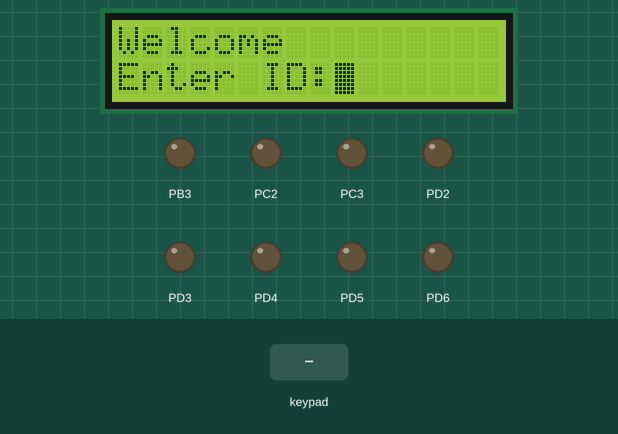
Recording of a program running on a simulated ATmega32, built with avr-gcc and emulated at 8 MHz. On the bench: 16×2 character LCD, output pins drawn as LEDs (lit = HIGH). Wiring (inferred from the names in the program): 24Cxx EEPROM at I2C address 0x50; character LCD (HD44780): RS PA3; R/W PA2; E PA1; data PC4, PC5, PC6, PC7; 4×4 keypad with keys 1 2 3 + 4 5 6 0 7 8 9 A B C D E: rows PB0, PB1, PB2, PD7; columns PB4, PB5, PB6, PB7. The inputs (shaded band) are chosen by the test bench. EEPROM starts erased; pins used as bus, display or sensor lines are not drawn.

Above: at 1.2 s.
1.3 s: key '+' pressed
At 2.7 s:
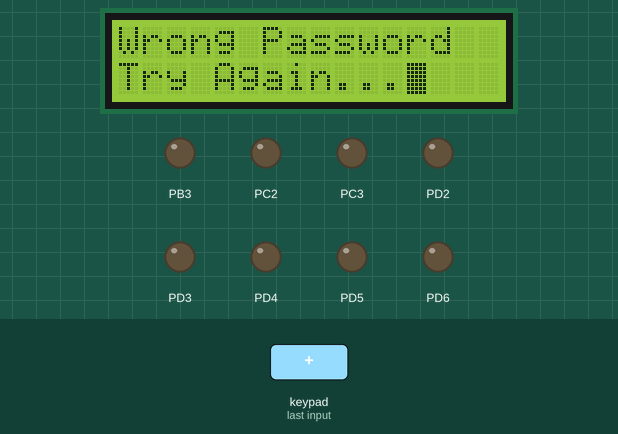
4.3 s: keypad keys 1 2 3 4 pressed 0.4 s apart
At 6.2 s:
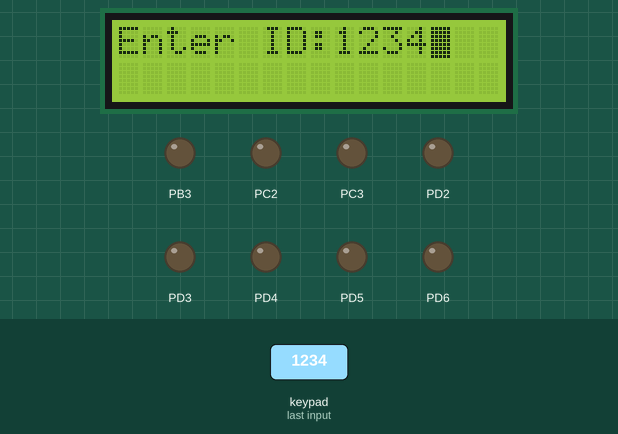
7.4 s: key '1' pressed
At 8.7 s:
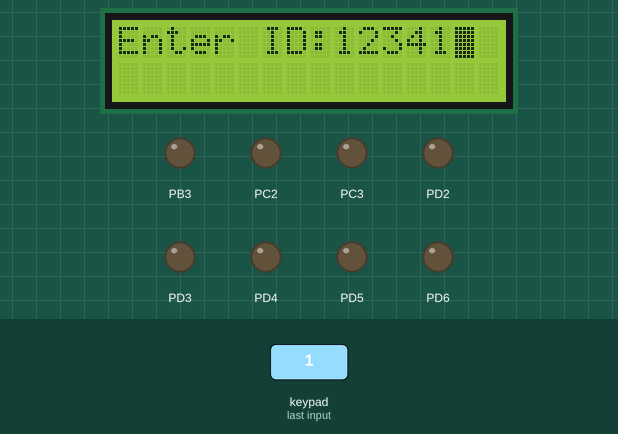
9.0 s: keypad keys 1 2 3 4 A pressed 0.4 s apart
At 10.3 s:
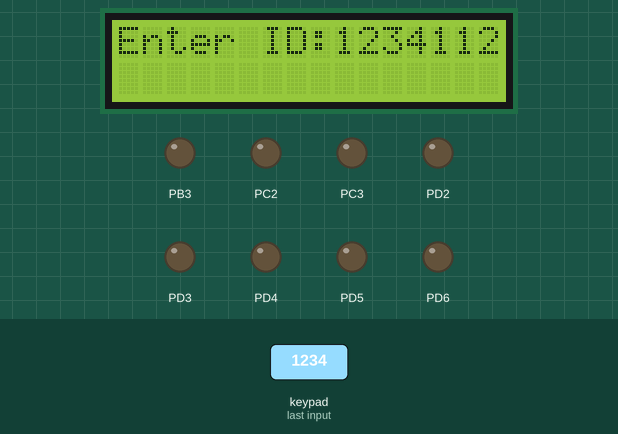
Timing chart, 0 to 12.0 s (numbered marks = the images above; inputs shaded):
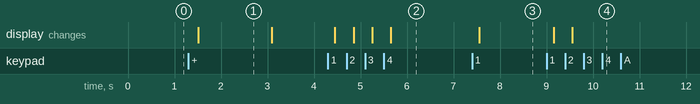

The program:

main.c
```c
/*
 * main.c
 *
 *  Created on: Aug 2, 2023
 *      Author: DELL
 */
#include <string.h>
#include "STD_TYPES.h"
#include "BIT_MATH.h"
#include <util/delay.h>

#include "DIO_interface.h"
#include "USART_private.h"
#include "ADC_interface.h"
#include "I2C_interface.h"
#include "KPD_interface.h"
#include "LCD_interface.h"
#include "TIMER_interface.h"
#include "USART_interface.h"
#include "EEPROM_interface.h"

#define  SREG      *((volatile u8*)0x5F)

static void WelcomeScreen(void);
static void System_voidInit(void);
static void USART_voidVoiceReceived(void);
static void EEPROM_voidReadUserIds(u8 StartAddress);
static void ControlHome(void);
static void ControlLight(void);
static void CheckPassword(void);
static void GetPassword(void);

static u8 USART_u8ReadByte;
static u8 ReceivedVoice[25];
static u8 ControlLightFlag = 0;
static u8 UserIDs[NUMBER_OF_USERS][5];
static u8 EnteredID[15] ;


void main(void)
{
	u8 StartAddress = FIRST_USER_START_ADD;
	/* Enable GIE */
	SET_BIT(SREG,7);
	System_voidInit();
	EEPROM_voidReadUserIds(StartAddress);
	WelcomeScreen();
	GetPassword();
	CheckPassword();

	while(1)
	{

		if (ControlLightFlag == 1)
		{
			ControlLight();
		}
	}
}

void System_voidInit(void)
{
	DIO_u8INIT();
	LCD_voidInit();
	ADC_voidInit();
	I2C_voidInitMaster(0);
	TIMER0_voidInit();
	TIMER1_voidInit();
	TIMER1_voidSetICRTopValue(20000);
	USART_voidInit();
}

void WelcomeScreen(void)
{
	LCD_u8GoToXY(0,0);
	LCD_voidPrintString("Welcome");
	LCD_u8GoToXY(1,0);
	LCD_voidPrintString("Enter ID:");
}

void USART_voidVoiceReceived(void)
{
	static u8 counter = 0;
	if (USART_u8ReadByte == '\n')
	{
		ReceivedVoice[counter] = '\0';
		counter = 0;
		ControlHome();
	}
	else
	{
		ReceivedVoice[counter] = USART_u8ReadByte;
		counter++;
	}
}

void ControlHome(void)
{
	if (!(strcmp(ReceivedVoice,"turn on light")))
	{
		TIMER0_voidDisconnectOC0Pin();
		DIO_u8SetPinValue(DIO_u8_PORTB,DIO_u8_PIN3,DIO_u8_HIGH);
		ControlLightFlag = 0;
	}
	else if (!(strcmp(ReceivedVoice,"turn off light")))
	{
		TIMER0_voidDisconnectOC0Pin();
		DIO_u8SetPinValue(DIO_u8_PORTB,DIO_u8_PIN3,DIO_u8_LOW);
		ControlLightFlag = 0;
	}
	else if (!(strcmp(ReceivedVoice,"control light")))
	{
		ControlLightFlag = 1;
		TIMER0_voidSetFastPwmNonInverting();
	}
	else if(!(strcmp(ReceivedVoice,"open the door")))
	{
		TIMER1_voidSetChannelACompMatchValue(750);
	}
	else if(!(strcmp(ReceivedVoice,"close the door")))
	{
		TIMER1_voidSetChannelACompMatchValue(2500);
	}
}

void ControlLight(void)
{
	u16 Local_u16DigitalValue = 0;
	u16 Comp_u16MatchValue = 0;
	ADC_u8GetDigitalValueSync(7,&Local_u16DigitalValue);
	Comp_u16MatchValue = ((255*(1024-Local_u16DigitalValue))/1024)-255;
	TIMER0_voidSetCompMatchValue(Comp_u16MatchValue);
}

void GetPassword(void)
{
	u8 i = 0;
	u8 PressedKey = 'd';
	memset(EnteredID, '\0', sizeof(EnteredID)/sizeof(EnteredID[0]));
	while(1)
	{
		KPD_u8GetKey(&PressedKey);
		if(PressedKey != KPD_u8_KEY_NOT_PRESSED)
		{
			if (PressedKey != '+')
			{
				EnteredID[i] = PressedKey;
				LCD_voidWriteChar(PressedKey+'0');
				i++;

			}
			else
			{
				CheckPassword();
				break;
			}
		}
	}
}

void CheckPassword(void)
{
	static u8 TryNumber = 0;
	u8 SuccessRegister = 0;
	for (u8 i=0;i<3;i++)
	{
		if(strcmp(EnteredID,UserIDs[i]))
		{

		}
		else
		{
			LCD_voidWriteCmnd(0b00000001);
			LCD_u8GoToXY(0,0);
			LCD_voidPrintString("Sucess register");
			_delay_ms(2000);
			LCD_voidWriteCmnd(0b00000001);
			LCD_u8GoToXY(0,0);
			LCD_voidPrintString("Wait for");
			LCD_u8GoToXY(1,0);
			LCD_voidPrintString("voice commands...");
			USART_u8ReceiveAsynch(USART_voidVoiceReceived,&USART_u8ReadByte);
			SuccessRegister = 1;
			break;
		}
	}
	if (SuccessRegister == 0 && TryNumber<3)
	{
		TryNumber++;
		LCD_voidWriteCmnd(0b00000001);
		LCD_u8GoToXY(0,0);
		LCD_voidPrintString("Wrong Password");
		LCD_u8GoToXY(1,0);
		LCD_voidPrintString("Try Again...");
		_delay_ms(1500);
		LCD_voidWriteCmnd(0b00000001);
		LCD_u8GoToXY(0,0);
		LCD_voidPrintString("Enter ID:");
		GetPassword();

	}
	else if (SuccessRegister == 0 && TryNumber>=3)
	{
		TryNumber = 0;
		LCD_voidWriteCmnd(0b00000001);
		LCD_u8GoToXY(0,0);
		LCD_voidPrintString("Try again");
		LCD_u8GoToXY(1,0);
		LCD_voidPrintString("after 5 seconds...");
		_delay_ms(5000);
		LCD_voidWriteCmnd(0b00000001);
		LCD_u8GoToXY(0,0);
		LCD_voidPrintString("Enter ID:");
		GetPassword();


	}
}

void EEPROM_voidReadUserIds(u8 StartAddress)
{

	for(u8 x = 0;x<3;x++)
	{
		for(u8 y=0;y<4;y++)
		{
			EEPROM_ReadByte(&UserIDs[x][y],StartAddress++);
		}
	}
}
```

ADC_interface.h
```c
                                                  /* Radwa Mahmoud */

#ifndef ADC_INTERFACE_H_
#define ADC_INTERFACE_H_

typedef struct
{
	u8*  Channel;
	u16* Result;
	u8   Chain_Size;
	void (*NotificationFunc)(void);

}Chain_t;

void ADC_voidInit(void);
u8 ADC_u8GetDigitalValueSync(u8 Copy_u8ChannelNum,u16 *Copy_pu16ReturnedDigitalValue);

u8 ADC_u8StartConversionAsync(u8 Copy_u8ChannelNum,u16 *Copy_pu16Reading,void (*Copy_pvNotificationFunction)(void));

u8 ADC_u8StartChainAsync(Chain_t * Copy_Chain);

#endif /* ADC_INTERFACE_H_ */
```

ADC_program.c
```c
                                                /* Radwa Mahmoud */
#include"STD_TYPES.h"
#include"BIT_MATH.h"

#include"ADC_interface.h"
#include"ADC_config.h"
#include"ADC_private.h"

static u16 *ADC_pu16Reading = NULL;
static void (*ADC_pvCallBackNotificationFunction)(void) = NULL;
u8 ADC_u8BusyState = IDLE;

static u8*  ADC_pu8ChainChannelArr = NULL;   // Global variable to carry chain array
static u8   ADC_u8ChainSize;
static u16* ADC_pu16ChainResultArr = NULL;
static u8   ADC_u8ChainConversionIndex = 0;

static u8 ADC_u8ISRSource;

void ADC_voidInit(void)
{
	/* select Vref = Avcc */
	CLR_BIT(ADC_u8_ADMUX_REG,ADMUX_REFS1);
	SET_BIT(ADC_u8_ADMUX_REG,ADMUX_REFS0);
	/* Left adjustment */
	CLR_BIT(ADC_u8_ADMUX_REG,ADMUX_ADLAR);
	/* Single conversion */
	CLR_BIT(ADC_u8_ADCSRA_REG,5);
	/* set prescalar to CLK/64 */
	SET_BIT(ADC_u8_ADCSRA_REG,ADCSRA_ADPS2);
	SET_BIT(ADC_u8_ADCSRA_REG,ADCSRA_ADPS1);
	CLR_BIT(ADC_u8_ADCSRA_REG,ADCSRA_ADPS0);
	/* ADC Enable */
	SET_BIT(ADC_u8_ADCSRA_REG,ADCSRA_ADEN);

}


u8 ADC_u8GetDigitalValueSync(u8 Copy_u8ChannelNum,u16 *Copy_pu16ReturnedDigitalValue)
{
	u8 local_u8ErrorState=STD_TYPES_OK;

u32 local_u32TimerOutCounter=0;

if(ADC_u8BusyState==IDLE)
{
   if((Copy_u8ChannelNum<=31)&&(Copy_pu16ReturnedDigitalValue!= NULL))
  {   ADC_u8BusyState = BUSY;
	/* Clear channel region */
	ADC_u8_ADMUX_REG &= 0b11100000;
	/* Select channel */
	ADC_u8_ADMUX_REG |= Copy_u8ChannelNum;
	/* start conversion */
    SET_BIT(ADC_u8_ADCSRA_REG,ADCSRA_ADSC);
    /* wait for the flag ( POLLING ) */
    while(!GET_BIT(ADC_u8_ADCSRA_REG,ADCSRA_ADIF)&&(local_u32TimerOutCounter!=ADC_u32TimeOut))
    {
    	local_u32TimerOutCounter++;
    }
    if (local_u32TimerOutCounter==ADC_u32TimeOut)
    {
    	/* loop is broken due to reaching time out */
    	local_u8ErrorState = STD_TYPES_NOK;
    }
    else
    {

    	/* Loop is broken because flag is raised */
    	/*Clear flag  */
    	SET_BIT(ADC_u8_ADCSRA_REG,ADCSRA_ADIF);
    	/* read the digital value */
    	*Copy_pu16ReturnedDigitalValue = ADC_u16_ADC_REG;
    	ADC_u8BusyState = IDLE;
    }
  }

    else
    {
    	local_u8ErrorState=STD_TYPES_NOK;
    }
}

else

{
	local_u8ErrorState=STD_TYPES_NOK;
}

return local_u8ErrorState;
}

u8 ADC_u8StartConversionAsync(u8 Copy_u8ChannelNum,u16 *Copy_pu16Reading,void (*Copy_pvNotificationFunction)(void))
{ u8 Local_u8ErrorState =STD_TYPES_OK;
if(ADC_u8BusyState==IDLE)
{

	if((Copy_pu16Reading==NULL)||(Copy_pvNotificationFunction==NULL))
	{
		Local_u8ErrorState=STD_TYPES_NOK;
	}
	else
	{
    	ADC_u8BusyState = BUSY;
    	/* Make ISR source single channel asynch */
    	ADC_u8ISRSource = SINGLE_CHANNEL_ASYNCH;
		/* Initialize the reading variable globally */
		ADC_pu16Reading = Copy_pu16Reading;
		/* Initialize the callback notification function globally */
	    ADC_pvCallBackNotificationFunction = Copy_pvNotificationFunction;
		/* Clear channel region */
		ADC_u8_ADMUX_REG &= 0b11100000;
		/* Select channel */
		ADC_u8_ADMUX_REG |= Copy_u8ChannelNum;
		/* start conversion */
	    SET_BIT(ADC_u8_ADCSRA_REG,ADCSRA_ADSC);
	    /* Enable ADC interrupt */
	    SET_BIT(ADC_u8_ADCSRA_REG,ADCSRA_ADIE);
	}

}
else
{
   Local_u8ErrorState = STD_TYPES_NOK;
}

	return Local_u8ErrorState;
}

u8 ADC_u8StartChainAsync(Chain_t* Copy_Chain)
{
	u8 Local_u8ErrorState = STD_TYPES_OK;
	/* Check null pointer */
	if(Copy_Chain == NULL)
	{
		Local_u8ErrorState = STD_TYPES_NOK;
	}
	else
		{
			if(ADC_u8BusyState == IDLE)
			{
				/* Make ADC busy*/
				ADC_u8BusyState = BUSY;
		    	/* Make ISR source channel asynch */
		    	ADC_u8ISRSource = CHAIN_ASYNCH;
				/* Initialize chain channel array */
				ADC_pu8ChainChannelArr = Copy_Chain->Channel;
				/* Init Result array */
				ADC_pu16ChainResultArr = Copy_Chain->Result;
				/* Init chain size */
				ADC_u8ChainSize = Copy_Chain->Chain_Size;
				/* Init Notification func */
				ADC_pvCallBackNotificationFunction = Copy_Chain->NotificationFunc;
				/* Init Chain index to zero */
				ADC_u8ChainConversionIndex = 0;

				/* Set required channel */
				ADC_u8_ADMUX_REG &= 0b11100000;
				ADC_u8_ADMUX_REG |= ADC_pu8ChainChannelArr[ADC_u8ChainConversionIndex];
				/* Start conversion */
				SET_BIT(ADC_u8_ADCSRA_REG,ADCSRA_ADSC);
				/* Enable interrupt */
				SET_BIT(ADC_u8_ADCSRA_REG,ADCSRA_ADIE);
			}
			else
			{
				Local_u8ErrorState = STD_TYPES_NOK;
			}
		}
	return Local_u8ErrorState;
}

void __vector_16 (void) __attribute((signal));
void __vector_16 (void)
{
	if (ADC_u8ISRSource == SINGLE_CHANNEL_ASYNCH)
	{
	/* read ADC result */
	*ADC_pu16Reading = ADC_u16_ADC_REG;
	/* Make ADC state be IDLE */
	ADC_u8BusyState = IDLE;
	/* Invoke callback notification function */
	ADC_pvCallBackNotificationFunction();
	/* Disable ADC conversion complete interrupt */
	CLR_BIT(ADC_u8_ADCSRA_REG,ADCSRA_ADIE);
	}
	else if (ADC_u8ISRSource == CHAIN_ASYNCH)   // ISR Source is chain source
	{
		/* read current conversion */
		ADC_pu16ChainResultArr[ADC_u8ChainConversionIndex] = ADC_u16_ADC_REG;
		/* Increment Index */
		ADC_u8ChainConversionIndex++;
		/* Check chain is finished or not */
		if (ADC_u8ChainConversionIndex == ADC_u8ChainSize)
		{
			/* Chain is finished */
			/* Make ADC state be IDLE */
			ADC_u8BusyState = IDLE;
			/* Invoke callback notification func */
			ADC_pvCallBackNotificationFunction();
			/* Disable Interrupt */
			CLR_BIT(ADC_u8_ADCSRA_REG,ADCSRA_ADIE);

		}
		else
		{
			/* Chain is not finished */
			/* Set new required channel */
			/* Set required channel */
			ADC_u8_ADMUX_REG &= 0b11100000;
			ADC_u8_ADMUX_REG |= ADC_pu8ChainChannelArr[ADC_u8ChainConversionIndex];
			/* Start conversion */
			SET_BIT(ADC_u8_ADCSRA_REG,ADCSRA_ADSC);
		}
	}
}
```

EEPROM_interface.h
```c
/*
 * EEPROM_interface.h
 *
 *  Created on: Nov 19, 2021
 *      Author: Waheed
 */

#ifndef EEPROM_INTERFACE_H_
#define EEPROM_INTERFACE_H_

u8 EEPROM_WriteByte(u16 copy_u8EEPROMHWAdd, u8 copy_u8Data);
u8 EEPROM_ReadByte(u8* copy_u8ReadData, u16 copy_u8EEPROMHWAdd);

#define FIRST_USER_START_ADD        10
#define SECOND_USER_START_ADD       14
#define THIRD_USER_START_ADD        18

#define NUMBER_OF_USERS             3


#endif /* EEPROM_INTERFACE_H_ */
```

EEPROM_privare.h
```c
/*
 * EEPROM_privare.h
 *
 *  Created on: Nov 19, 2021
 *      Author: Waheed
 */

#ifndef EEPROM_PRIVARE_H_
#define EEPROM_PRIVARE_H_


#endif /* EEPROM_PRIVARE_H_ */
```

EEPROM_program.c
```c
#include"STD_TYPES.h"
#include"BIT_MATH.h"

#include"I2C_interface.h"

#include"EEPROM_interface.h"
#include"EEPROM_privare.h"
#include"EEPORM_config.h"


u8 EEPROM_WriteByte(u16 copy_u8EEPROMHWAdd, u8 copy_u8Data)
{
	I2C_SendStartCondition();
	I2C_SendSlaveAddressWithWrire(0b01010<<3|A2_PIN|copy_u8EEPROMHWAdd>>8);
	I2C_MasterWriteDataByte((u8)copy_u8EEPROMHWAdd);
	I2C_MasterWriteDataByte(copy_u8Data);
	I2C_SendStopCondition();
}

u8 EEPROM_ReadByte(u8* copy_u8ReadData, u16 copy_u8EEPROMHWAdd)
{
	I2C_SendStartCondition();
	I2C_SendSlaveAddressWithWrire(0b01010<<3|A2_PIN|copy_u8EEPROMHWAdd>>8);
	I2C_MasterWriteDataByte((u8)copy_u8EEPROMHWAdd);
    I2C_SendRepeatedStart();
    I2C_SendSlaveAddressWithRead(0b01010<<3|A2_PIN|copy_u8EEPROMHWAdd>>8);
    I2C_MasterReadDataByte(copy_u8ReadData);
    I2C_SendStopCondition();

}
```

I2C_interface.h
```c
/*
 * I2C_interface.h
 *
 *  Created on: Jul 24, 2023
 *      Author: DELL
 */

#ifndef I2C_INTERFACE_H_
#define I2C_INTERFACE_H_


typedef   enum
{
	NoError,
	StartConditionError,
	RepeatedStartError,
	SlaveAddressWithWriteErr,
	SlaveAddressWithReadErr,
	MasterWriteDataByteErr,
	MasterReadDataByteErr,

}I2C_ErrSatus;

void I2C_voidInitMaster(u8 Copy_u8SalveAddress); // pass zero in the slave address argument if master will not be addressed
void I2C_voidInitSlave(u8 Copy_u8SlaveAddress);

I2C_ErrSatus I2C_SendStartCondition(void);
I2C_ErrSatus I2C_SendRepeatedStart(void);
I2C_ErrSatus I2C_SendSlaveAddressWithWrire(u8 Copy_u8SlaveAddress);
I2C_ErrSatus I2C_SendSlaveAddressWithRead(u8 Copy_u8SlaveAddress);
I2C_ErrSatus I2C_MasterWriteDataByte(u8 Copy_u8DataByte);
I2C_ErrSatus I2C_MasterReadDataByte(u8 *Copy_pu8DataByte);
void I2C_SendStopCondition(void);


#endif /* I2C_INTERFACE_H_ */
```

I2C_program.c
```c
/*
 * I2C_program.c
 *
 *  Created on: Jul 24, 2023
 *      Author: DELL
 */


#include "STD_TYPES.h"
#include "BIT_MATH.h"

#include "DIO_interface.h"

#include "I2C_config.h"
#include "I2C_interface.h"
#include "I2C_private.h"


void I2C_voidInitMaster(u8 Copy_u8SalveAddress)
{
	/* Set clock freq to 400kbps */

	/* Set TWBR to 2 */
	TWBR = 2;
	/* Clear TWPS */
	CLR_BIT(TWSR,TWSR_TWPS1);
	CLR_BIT(TWSR,TWSR_TWPS0);
	/* Set address */
	if (Copy_u8SalveAddress != 0)
	{
		TWAR = Copy_u8SalveAddress<<1;
	}
	//SET_BIT(TWCR,TWCR_TWEA);
	/* Enable TWI */
	SET_BIT(TWCR,TWCR_TWEN);

}

void I2C_voidInitSlave(u8 Copy_u8SlaveAddress)
{
	/* Init slave address */
	TWAR = Copy_u8SlaveAddress<<1;
	/* Enable TWI */
	SET_BIT(TWCR,TWCR_TWEN);
}

I2C_ErrSatus I2C_SendStartCondition(void)
{
	I2C_ErrSatus Local_ErrStatus = NoError;
	/* Send start condition */
	SET_BIT(TWCR,TWCR_TWSTA);
	/* Clear the interrupt flag */
	SET_BIT(TWCR,TWCR_TWINT);
	/* Wait until INT flag is raised again */
	while(GET_BIT(TWCR,TWCR_TWINT) == 0);

	if ((TWSR & 0xFB) != START_ACK)
	{
		Local_ErrStatus = StartConditionError;
	}

	return Local_ErrStatus;

}

I2C_ErrSatus I2C_SendRepeatedStart(void)
{
	I2C_ErrSatus Local_ErrStatus = NoError;
	/* Send start condition */
	SET_BIT(TWCR,TWCR_TWSTA);
	/* Clear the interrupt flag */
	SET_BIT(TWCR,TWCR_TWINT);
	/* Wait until INT flag is raised again */
	while(GET_BIT(TWCR,TWCR_TWINT) == 0);
	if ((TWSR & 0xFB) != REPEATED_START_ACK)
	{
		Local_ErrStatus = RepeatedStartError;
	}

	return Local_ErrStatus;

}

I2C_ErrSatus I2C_SendSlaveAddressWithWrire(u8 Copy_u8SlaveAddress)
{
	I2C_ErrSatus Local_ErrStatus = NoError;
	/* Sens slave address */
	TWDR = Copy_u8SlaveAddress<<1;
	CLR_BIT(TWDR,0);
	/* Clear start cond bit */
	CLR_BIT(TWCR,TWCR_TWSTA);
	/* Clear the interrupt flag */
	SET_BIT(TWCR,TWCR_TWINT);
	/* Wait until INT flag is raised again */
	while(GET_BIT(TWCR,TWCR_TWINT) == 0)
		{asm("NOP");}
	if ((TWSR & 0xFB) != SLAVE_ADD_AND_WR_ACK)
	{
		Local_ErrStatus = SlaveAddressWithWriteErr;
	}

	return Local_ErrStatus;
}

I2C_ErrSatus I2C_SendSlaveAddressWithRead(u8 Copy_u8SlaveAddress)
{
	I2C_ErrSatus Local_ErrStatus = NoError;

	/* Sens slave address */
	TWDR = Copy_u8SlaveAddress<<1;
	SET_BIT(TWDR,0);
	/* Clear start cond bit */
	CLR_BIT(TWCR,TWCR_TWSTA);
	/* Clear the interrupt flag */
	SET_BIT(TWCR,TWCR_TWINT);
	/* Wait until INT flag is raised again */
	while(GET_BIT(TWCR,TWCR_TWINT) == 0);
	if ((TWSR & 0xFB) != SLAVE_ADD_AND_RD_ACK)
	{
		Local_ErrStatus = SlaveAddressWithReadErr;
	}

	return Local_ErrStatus;
}

I2C_ErrSatus I2C_MasterWriteDataByte(u8 Copy_u8DataByte)
{
	I2C_ErrSatus Local_ErrStatus = NoError;
	/* Send Data */
	TWDR = Copy_u8DataByte;
	/* Clear the interrupt flag */
	SET_BIT(TWCR,TWCR_TWINT);
	/* Wait until INT flag is raised again */
	while(GET_BIT(TWCR,TWCR_TWINT) == 0)
	{
		asm("NOP");
	}
	//DIO_u8SetPinValue(DIO_u8_PORTB,DIO_u8_PIN3,DIO_u8_HIGH);
	if ((TWSR & 0xFB) != MSTR_WR_BYTE_ACK)
	{
		Local_ErrStatus = MasterWriteDataByteErr;
	}

	return Local_ErrStatus;
}

I2C_ErrSatus I2C_MasterReadDataByte(u8 *Copy_pu8DataByte)
{
	I2C_ErrSatus Local_ErrStatus = NoError;
	/* Enable master generating Acknowledge */
	//SET_BIT(TWCR,TWCR_TWEA);
	/* Clear the interrupt flag */
	SET_BIT(TWCR,TWCR_TWINT);
	/* Wait until INT flag is raised again */
	while(GET_BIT(TWCR,TWCR_TWINT) == 0);
	//DIO_u8SetPinValue(DIO_u8_PORTB,DIO_u8_PIN3,DIO_u8_HIGH);
	if ((TWSR & 0xFB) != MSTR_RD_BYTE_WITH_NACK)
	{
		Local_ErrStatus = MasterReadDataByteErr;
		//DIO_u8SetPinValue(DIO_u8_PORTB,DIO_u8_PIN3,DIO_u8_HIGH);
	}
	else
	{
		*Copy_pu8DataByte = TWDR;
		//DIO_u8SetPinValue(DIO_u8_PORTB,DIO_u8_PIN3,DIO_u8_HIGH);
	}

	return Local_ErrStatus;
}
void I2C_SendStopCondition(void)
{
	//CLR_BIT(TWCR,TWCR_TWEA);
	/* Send stop condition */
	SET_BIT(TWCR,TWCR_TWSTO);
	/* Clear the interrupt flag */
	SET_BIT(TWCR,TWCR_TWINT);
}
```

KPD_interface.h
```c
/*********************************************************************************/
/*                               Name : Karim Seif                               */
/*                               Date : 2/10/2021                                */
/*                               SWC  : KPD                                      */
/*                            version : 1.0                                      */
/*********************************************************************************/
#ifndef KPD_INTERFACE_H
#define KPD_INTERFACE_H

#define KPD_u8_KEY_NOT_PRESSED   255

u8 KPD_u8GetKey(u8 * Copy_pu8ReturnedKey);

#endif
```

TIMER_interface.h
```c
/*
 * TIMER_interface.h
 *
 *  Created on: Sep 26, 2022
 *      Author: DELL
 */

#ifndef TIMER_INTERFACE_H_
#define TIMER_INTERFACE_H_

void TIMER0_voidInit(void);
void TIMER0_voidSetCompMatchValue(u8 Copy_u8Value);
u8   TIMER0_u8SetCallBack(void(*copy_pvCallBackFunc)(void));
void TIMER0_voidDisconnectOC0Pin(void);
void TIMER0_voidSetFastPwmNonInverting(void);

void TIMER1_voidInit(void);
void TIMER1_voidSetICRTopValue(u16 Copy_u16Value);
void TIMER1_voidSetChannelACompMatchValue(u16 Copy_u16Value);
void TIMER1_voidSetTimerValue(u16 Copy_u16Value);
u16  TIMER1_voidReadTimerValue(void);


#endif /* TIMER_INTERFACE_H_ */
```

Source omitted: KPD_program.c (2648 bytes), TIMER_program.c (2105 bytes), USART_interface.h (283 bytes), USART_program.c (1329 bytes), ADC_config.h (176 bytes), EEPORM_config.h (186 bytes), I2C_config.h (151 bytes), KPD_config.h (1532 bytes), LCD_config.h (1030 bytes), TIMER_config.h (159 bytes), USART_config.h (62 bytes), LCD_interface.h (389 bytes) and 13 more

Measured:
- after the input at 1.3 s, the display: changes after 0.21 s (image 1)
- after the input at 4.3 s, the display: first changes after 0.15 s (image 2 shows a later state)
- after the input at 7.4 s, the display: changes after 0.15 s (image 3)
- after the input at 9.0 s, the display: first changes after 0.15 s (image 4 shows a later state)
- what the display in image 1 shows lasts 1.6 s, from 1.5 s to 3.1 s
